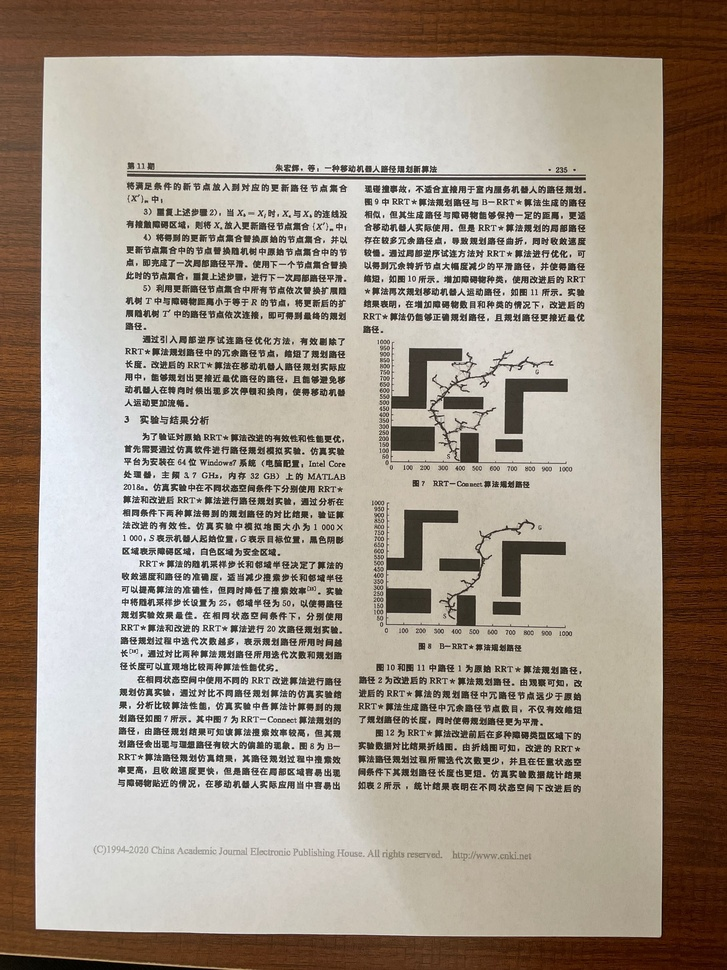
#> input picture image/12.jpg, 727 x 970 px, shrunk from 1898 x 2532 before the run, found by its file name
$ python imageEnhancement.py
#> lines starting #> are read from the running program, lines starting #| are printed output that depends on the picture
import cv2
import numpy as np


# Gamma校正 fGamaa=0.45是常用值
def gamma_correction(src, fGamma):
    # 构建查找表
    lut = np.array([np.uint8(pow(i / 255.0, fGamma) * 255) for i in range(256)])
    dst = cv2.LUT(src, lut)
    return dst


def image_enhancement(image_data):
    # image_data = cv2.cvtColor(image_data, cv2.COLOR_BGR2GRAY)
    # 划分算法
    # 如果混合色与基色相同则结果色为白色
    # 如混合色为白色则结果色为基色不变
    # 如混合色为黑色则结果色为白色
    src = image_data.astype(np.float32) / 255.0
    gauss = cv2.GaussianBlur(src, (101, 101), 0)
    dst = src / gauss
    dst = np.clip(dst * 255, 0, 255).astype(np.uint8)

    # gamma变换
    matGamma = gamma_correction(dst.copy(), 1.5)

    # 显示最终结果
    cv2.imwrite("DocImgTranslation/imageEnhancement.jpg", matGamma)
    return matGamma

if __name__ == "__main__":
    P = cv2.imread('12.jpg', cv2.IMREAD_COLOR)
#> P is the input picture: shape (970, 727, 3); mean B, G, R 138.8, 151.5, 163.5
    gray_P = cv2.cvtColor(P, cv2.COLOR_BGR2GRAY)
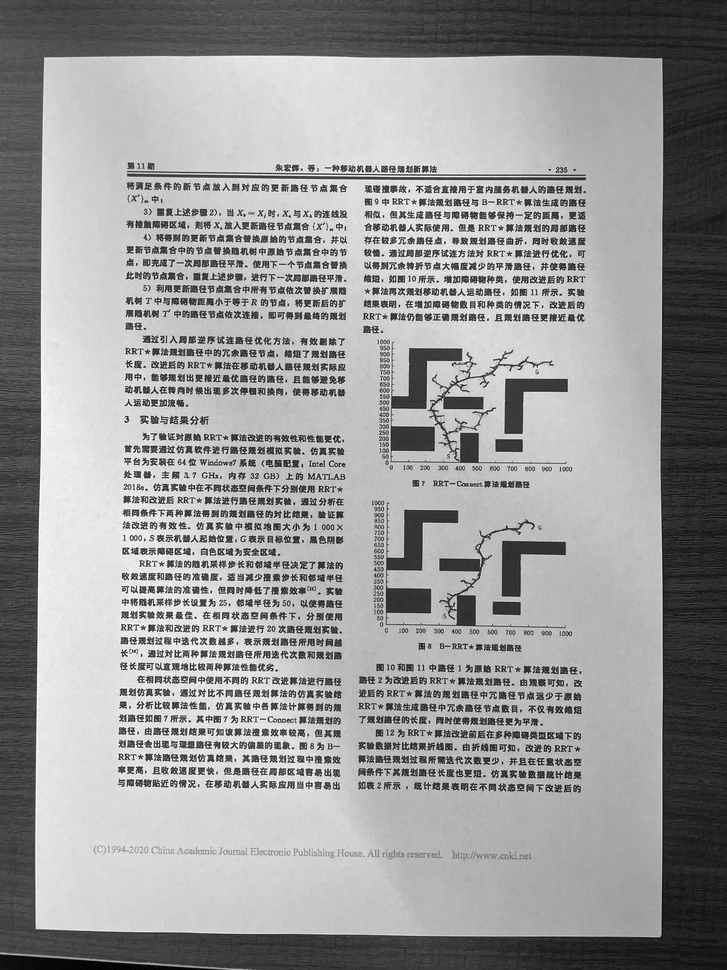
#> gray_P: shape (970, 727); min 0, max 255, mean 153.6
    P_shape = gray_P.shape
#> P_shape = (970, 727)

    image_enhancement(gray_P)
#> in image_enhancement, `gauss = cv2.GaussianBlur(src, (101, 101), 0)`:
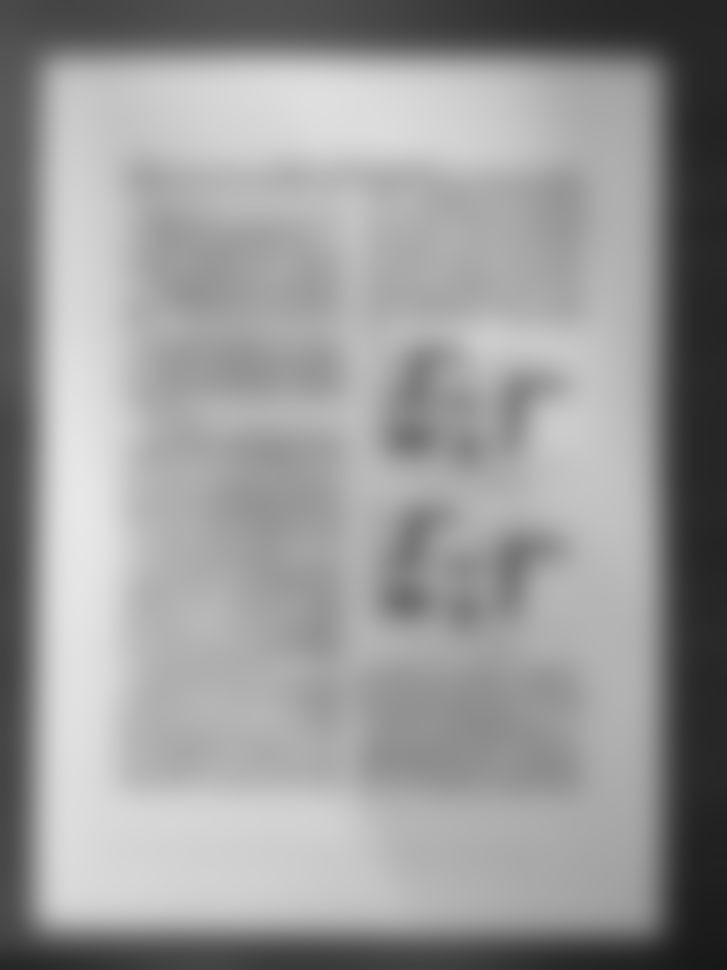
#> gauss: shape (970, 727) float32; min 0.0971, max 0.908, mean 0.602
#> in image_enhancement, `dst = src / gauss`:
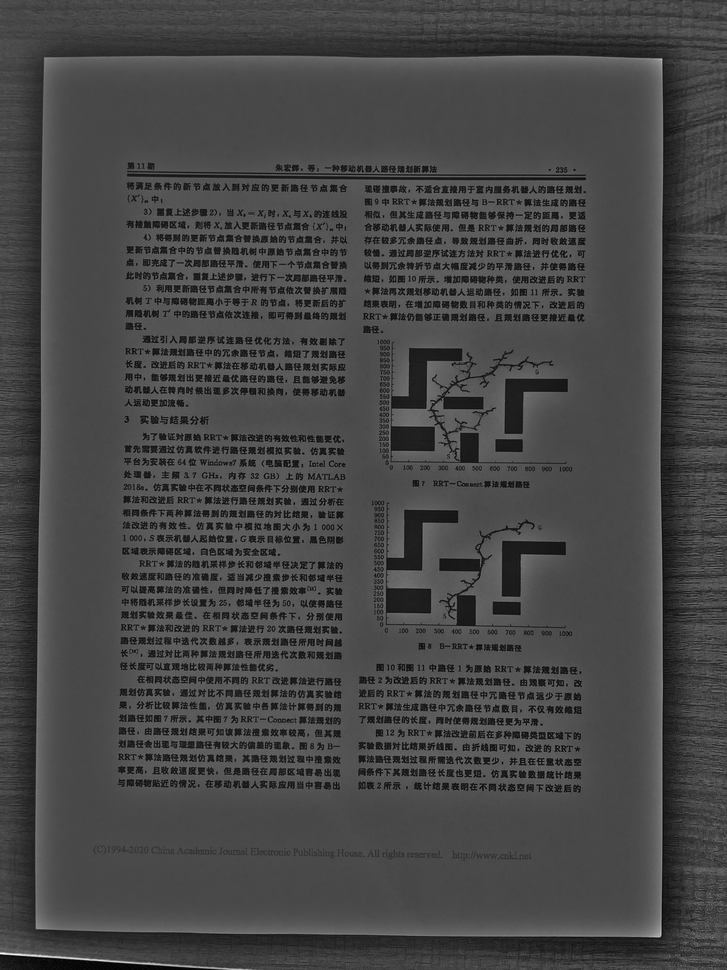
#> dst: shape (970, 727) float32; min 0, max 3.51, mean 0.982; drawn with min black and max white
#> in image_enhancement, `dst = np.clip(dst * 255, 0, 255).astype(np.uint8)`:
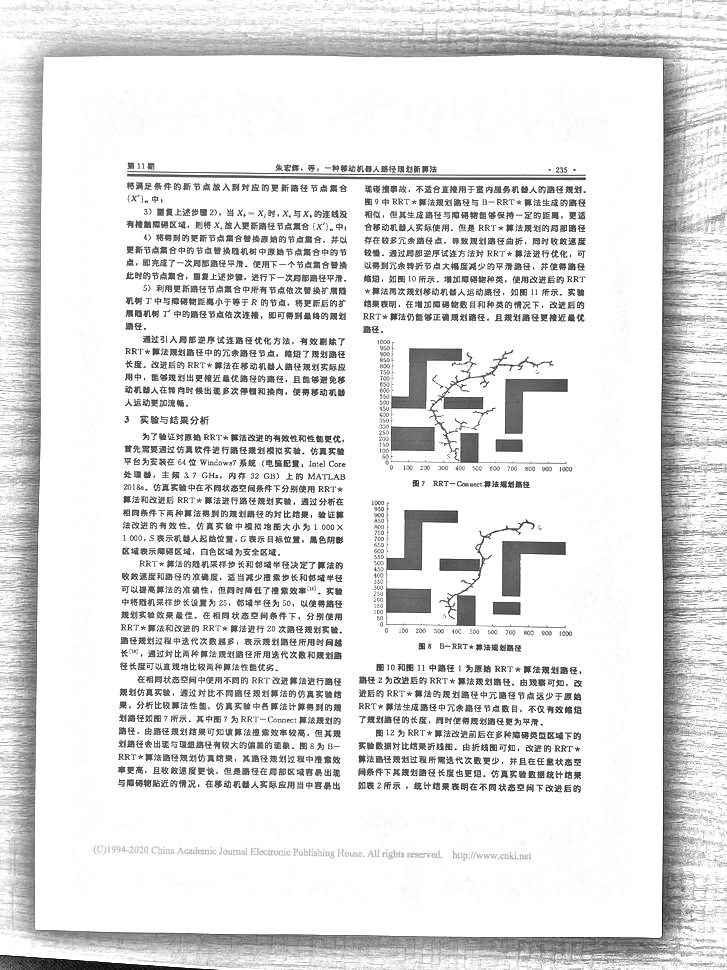
#> dst: shape (970, 727); min 0, max 255, mean 227.4
#> in gamma_correction, `dst = cv2.LUT(src, lut)`:
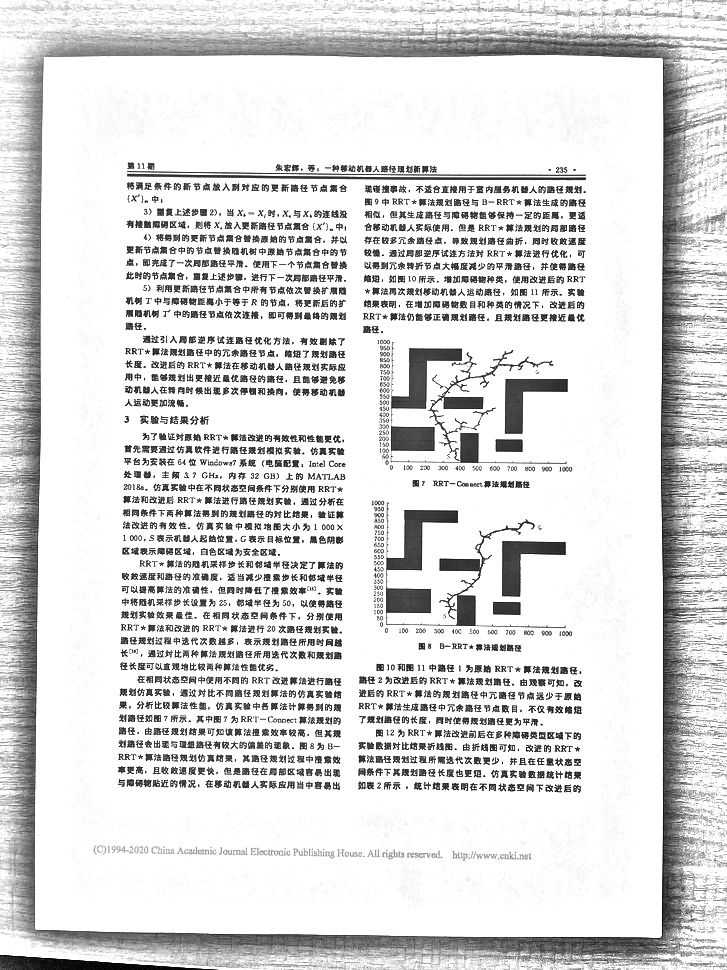
#> dst: shape (970, 727); min 0, max 255, mean 219.1
